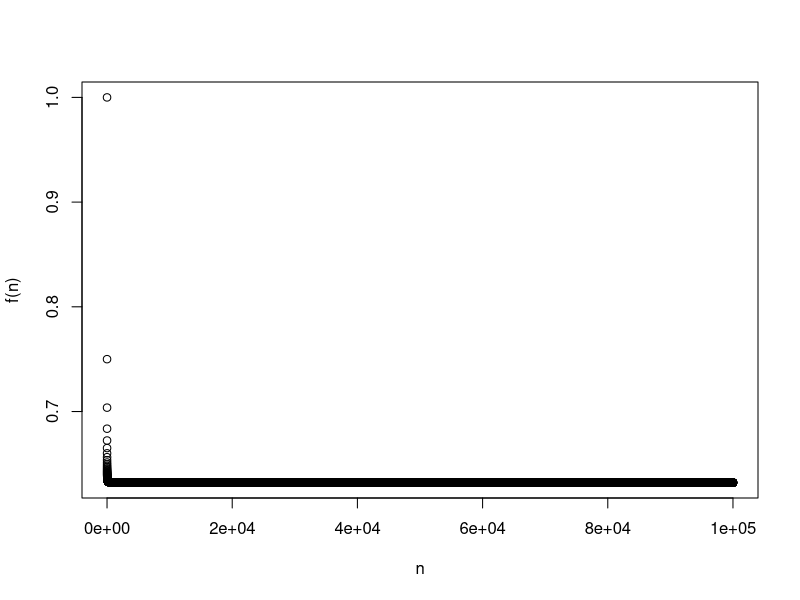

Source code (R):
## ---- chunk 1
f<-function(n)
{
  1-(1-1/n)^n
}
n<-seq(1,100000,1)
plot(n,f(n))
## ---- chunk 2
store=rep(NA,10000)
for( i in 1:10000){
  store[i]=sum(sample(1:100,rep=TRUE)==4)>0
}
mean(store)
